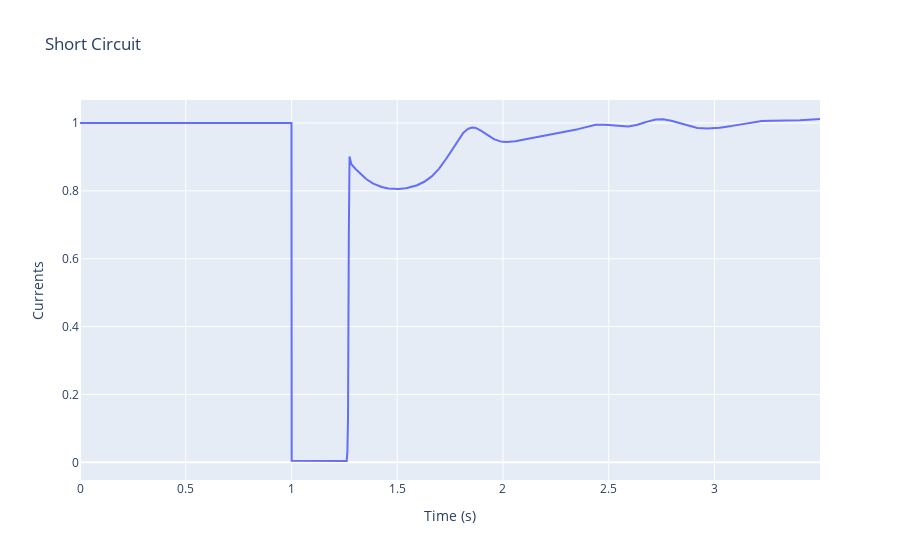

This figure's notebook cell:
### Code cell
fig = go.Figure()

fig.add_trace(go.Scatter(x=model.Time, y=model.get_values('V_1'), mode='lines', name='V_1'))

fig.update_layout(
    title='Short Circuit',
    xaxis_title='Time (s)',
    yaxis_title='Currents',
    hovermode='closest'
)

fig.show()

### Figure 1 — Plotly figure (JSON) as saved in the notebook; plotly's stock layout.template omitted (floating-point values rounded to 4 significant figures; data arrays with more than 128 entries replaced by an {"elided": "..."} marker saying what was removed)
{"data": [{"mode": "lines", "name": "V_1", "type": "scatter", "x": {"elided": "3789 float values"}, "y": {"elided": "3789 float values"}}], "layout": {"hovermode": "closest", "title": {"text": "Short Circuit"}, "xaxis": {"title": {"text": "Time (s)"}}, "yaxis": {"title": {"text": "Currents"}}}}
